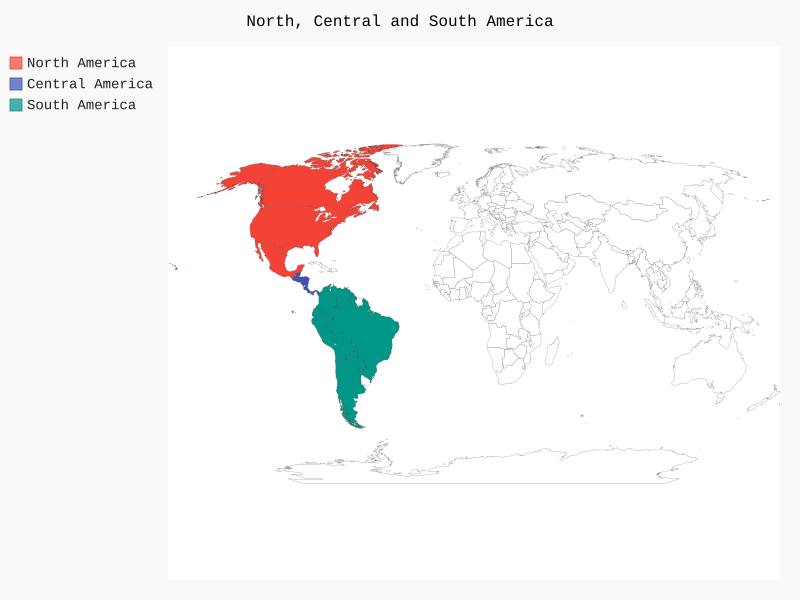

The script that drew this image:
import pygal

wm = pygal.maps.world.World()
wm.title = 'North, Central and South America'

wm.add('North America', ['ca', 'mx', 'us'])
wm.add('Central America', ['bz', 'cr', 'gt', 'hn', 'ni', 'pa', 'sv'])
wm.add('South America', ['ar', 'bo', 'br', 'cl', 'co', 'ec', 'gf', 'gy', 'pe', 'py', 'sr,' 'uy', 've'])

wm.render_to_file('americas.svg')
